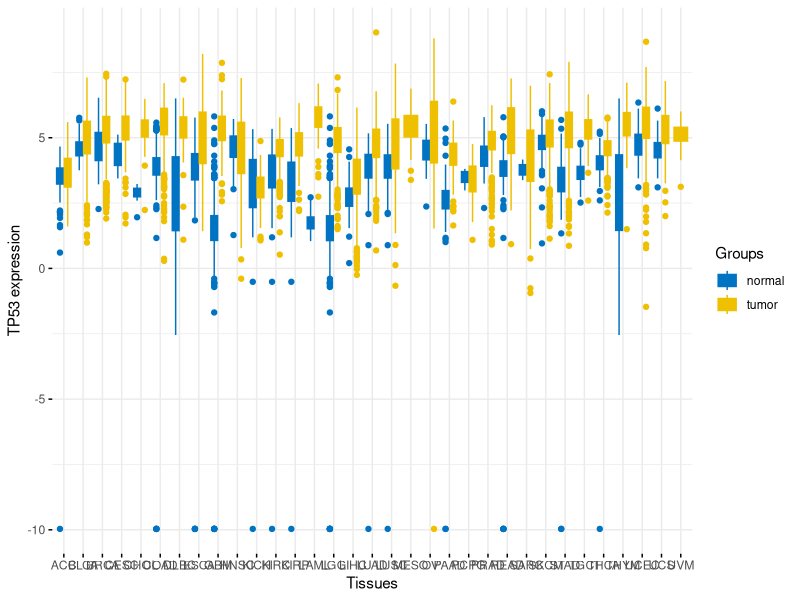
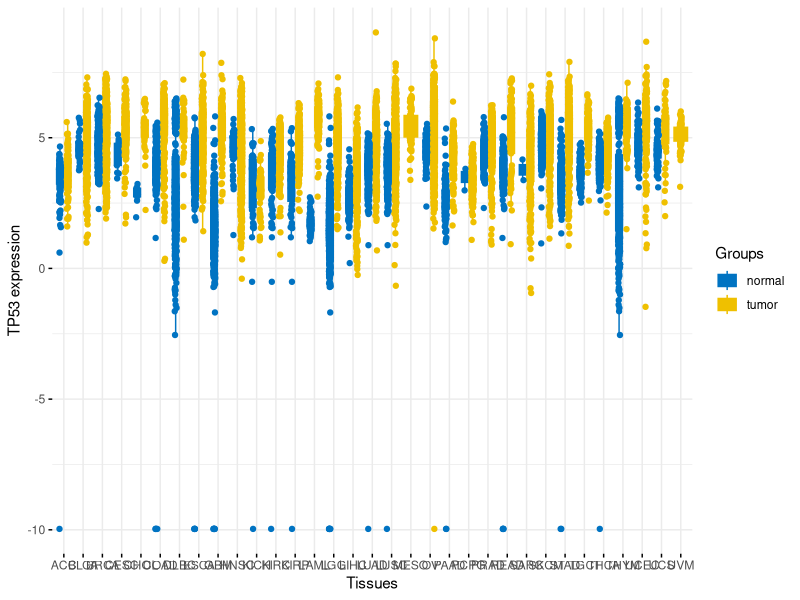
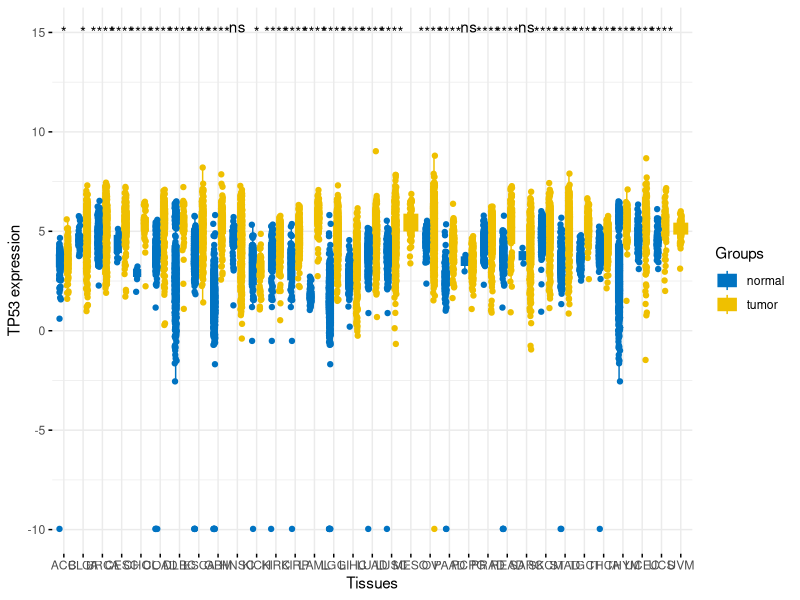
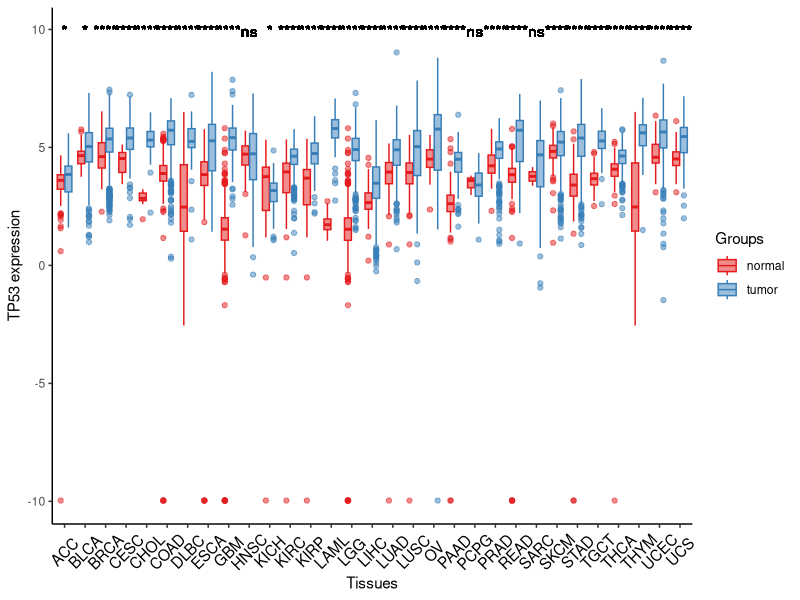
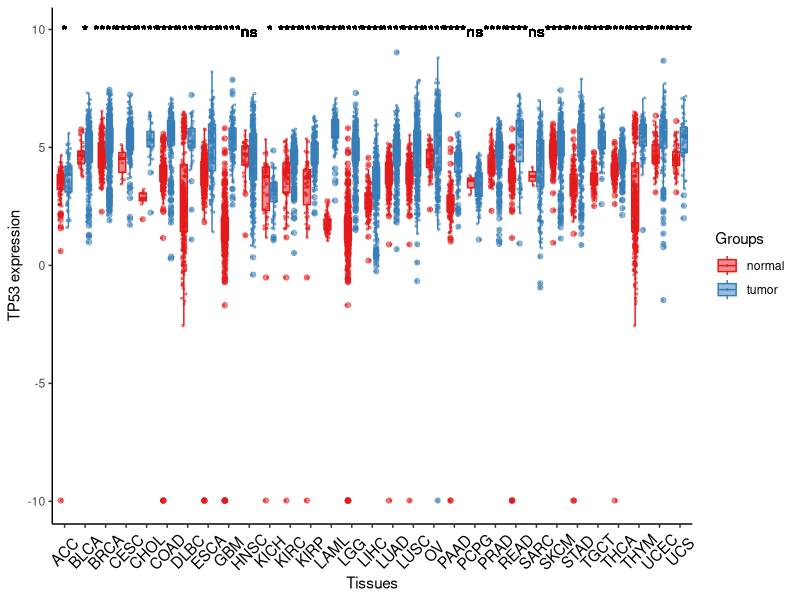
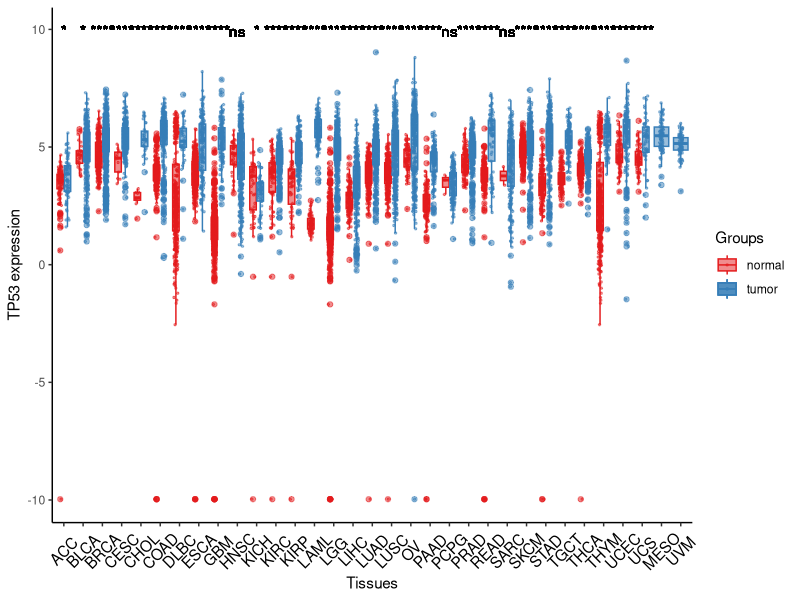
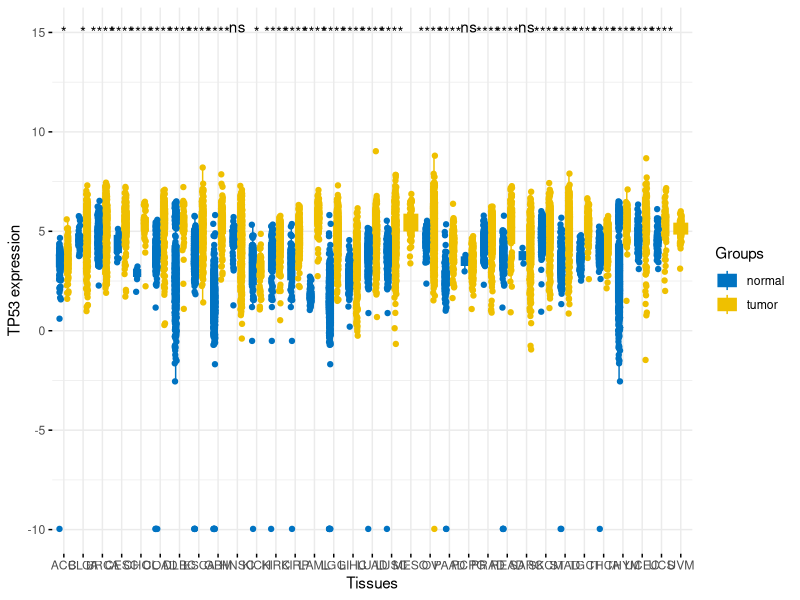
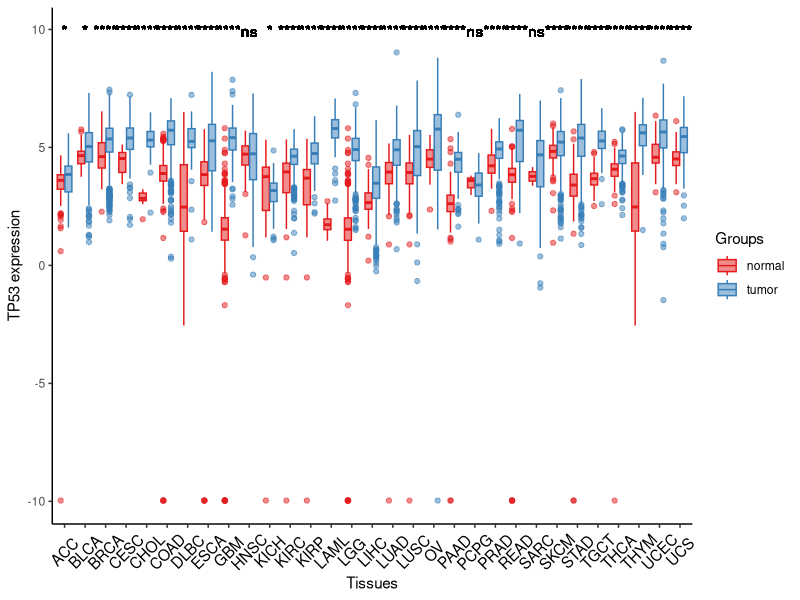

R code for these plots, in order:
## ---- chunk 1
knitr::opts_chunk$set(echo = TRUE)
## ---- chunk 2
Sys.setenv(LANGUAGE = "en") #显示英文报错信息 display English error messages
options(stringsAsFactors = FALSE) #禁止chr转成factor prohibit the conversion of chr to factor
## ---- chunk 3
tcga_gtex <- read.csv("easy_input.csv", row.names = 1, header = T, as.is = F)
head(tcga_gtex)
## ---- chunk 4
library(ggpubr)

ylabname <- paste("TP53", "expression")
colnames(tcga_gtex) <- c("Tissues", "Groups", "Gene")

p1 <- ggboxplot(tcga_gtex, x = "Tissues", y = "Gene", fill = 'Groups',
                ylab = ylabname,
                color = "Groups", #两组用不同颜色 two groups use different colors
                palette = "jco", #配色方案 color scheme
                ggtheme = theme_minimal())
p1

# 画box的同时画散点
# draw the box while drawing the scatter points
p2 <- ggboxplot(tcga_gtex, x = "Tissues", y = "Gene", fill = 'Groups',
                ylab = ylabname,
                color = "Groups", 
                palette = "jco", 
                add = "jitter", #加散点 add scatter points
                #shape = "Groups", #两组散点用不同形状 two sets of scatter points use different shapes
                ggtheme = theme_minimal())
p2

# 标注p value
# mark p value
anno_df <- compare_means(Gene ~ Groups, group.by = "Tissues", data = tcga_gtex,
                         #这里是两组对比，用wilcox.test或t.test
                         #here are two sets of comparisons, using wilcox.test or t.test
                         method = "wilcox.test", 
                         #如果多组对比就用下面这行，kruskal.test或anova
                         #if you want to compare multiple groups, use the following line, kruskal.test or anova
                         #method = "kruskal.test", 
                         p.adjust.method = "holm") #
head(anno_df)

p3 <- p2 + 
  stat_pvalue_manual(anno_df, x = "Tissues", y.position = 15,
                     label = "p.signif", position = position_dodge(0.8))
p3
ggsave("pancancer_ggpubr.pdf", width = 14, height = 5)
## ---- chunk 5
library(ggplot2)

ylabname <- paste("TP53", "expression")
colnames(tcga_gtex) <- c("Tissues", "Groups", "Gene")

# 剔除没有normal sample的tissue
# exclude tissue without normal sample
tcga_gtex_MESO <- tcga_gtex[tcga_gtex$Tissues=="MESO",]
tcga_gtex_UVM <- tcga_gtex[tcga_gtex$Tissues=="UVM",]
tcga_gtex_withNormal <- tcga_gtex[tcga_gtex$Tissues != "MESO" & tcga_gtex$Tissues != "UVM",]

# 计算p value
# calculate p value
pvalues <- sapply(tcga_gtex_withNormal$Tissues, function(x) {
  res <- wilcox.test(as.numeric(Gene) ~ Groups, data = subset(tcga_gtex_withNormal, Tissues == x)) #两组，wilcox.test或t.test；多组，kruskal.test或aov(one-way ANOVA test) two groups, wilcox.test or t.test; multiple groups, kruskal.test or aov(one-way ANOVA test)
  res$p.value
})

pv <- data.frame(gene = tcga_gtex_withNormal$Tissues, pvalue = pvalues)
pv$sigcode <- cut(pv$pvalue, c(0,0.0001, 0.001, 0.01, 0.05, 1), 
                  labels=c('****','***', '**', '*', 'ns'))

# 画box plot
# draw box plot
p.box <- ggplot(tcga_gtex_withNormal, aes(x=Tissues, y=Gene, color=Groups, fill=Groups)) +
  geom_boxplot(alpha = .5) + #半透明 semi-transparent
  theme_classic() + #或theme_bw() or theme_bw()
  scale_fill_brewer(palette = "Set1") + #按类填充颜色 fill color by category
  scale_color_brewer(palette = "Set1") + #按类给边框着色 colorize borders by category

  theme(axis.text.x = element_text(colour="black", size = 11,
                                   #癌症名太挤，旋转45度
                                   #cancer name is too crowded, rotate 45 degrees
                                   angle = 45, hjust = .5, vjust = .5)) +
  geom_text(aes(x=gene, y=max(tcga_gtex_withNormal$Gene) * 1.1,
                         label = pv$sigcode),
                     data=pv, 
                     inherit.aes=F) +
  ylab(ylabname)
p.box
ggsave("pancancer_ggplot2box.pdf", width = 14, height = 5)

# 画带散点的box plot
# draw a box plot with scatter points
p.box.dot <- p.box + geom_point(shape = 21, size=.5, # 点的形状和大小 shape and size of points
             position = position_jitterdodge(), # 让点散开 let the points be scattered
             alpha = .5) #半透明 semi-transparent
p.box.dot
ggsave("pancancer_ggplot2boxDot.pdf", width = 14, height = 5)

# 把不带normal的tissue也画上
# draw the non-normal issue as well
p.box.dot + 
  # MESO
  geom_boxplot(alpha = .5, data = tcga_gtex_MESO,
                     mapping = aes(x=Tissues,y=Gene,fill=Groups)) +
  geom_point(data = tcga_gtex_MESO,
                     mapping = aes(x=Tissues,y=Gene,fill=Groups),
             shape = 21, size=.5, # 点的形状和大小 shape and size of points
             position = position_jitterdodge(), # 让点散开 let the points be scattered
             alpha = .5) + #半透明 semi-transparent
  # UVM
  geom_boxplot(alpha = .5, data = tcga_gtex_UVM,
                    mapping = aes(x=Tissues,y=Gene,fill=Groups)) +
  geom_point(data = tcga_gtex_UVM,
                    mapping = aes(x=Tissues,y=Gene,fill=Groups),
             shape = 21, size=.5, # 点的形状和大小 shape and size of points
             position = position_jitterdodge(), # 让点散开 let the points be scattered
             alpha = .5) + #半透明 semi-transparent
  theme_classic() + #或theme_bw() or theme_bw()
  theme(axis.text.x=element_text(colour="black", size = 11,
                                   angle = 45, hjust = .5, vjust = .5))
ggsave("pancancer_ggplot2boxDot_all.pdf", width = 14, height = 5)
## ---- chunk 6
sessionInfo()
